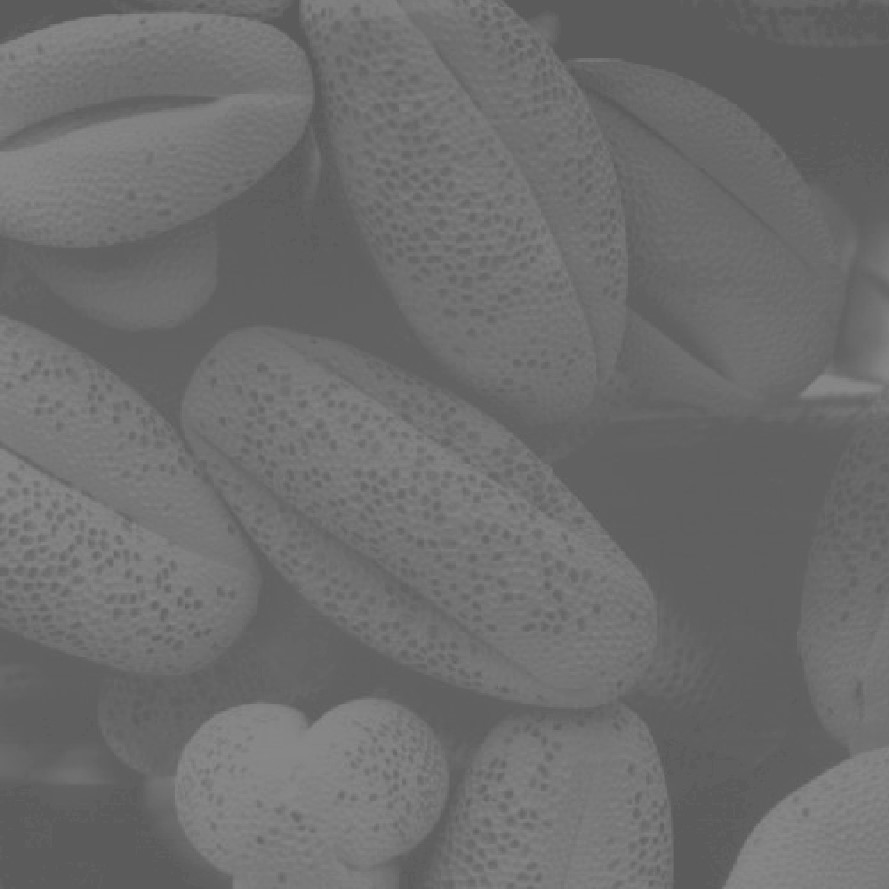
#> input picture hw2_img.jpg, 889 x 889 px
$ python histogram_equalization.py
#> lines starting #> are read from the running program, lines starting #| are printed output that depends on the picture
import cv2
import numpy as np
import matplotlib.pyplot as plt

# Load the image in grayscale
img_path = 'hw2_img.jpg'
img = cv2.imread(img_path, cv2.IMREAD_GRAYSCALE)
#> img is the input picture: shape (889, 889); min 86, max 139, mean 109.1

# Calculate the histogram
hist_before = cv2.calcHist([img], [0], None, [256], [0, 256])
#> hist_before = 256 values, max 60133 at index 96, min 0 at index 0, mean 3087.2

def histogram_equalization(image):
    # Compute the cumulative distribution function (cdf)
    hist, bins = np.histogram(image.flatten(), 256, [0, 256])
#> hist has the same summary as hist_before outside histogram_equalization; bins = 257 values from 0 to 256
    cdf = hist.cumsum()
#> cdf = 256 values from 0 to 790321
    cdf_normalized = cdf * hist.max() / cdf.max()
#> cdf_normalized = 256 values from 0 to 60133

    # Find the minimum nonzero value of the cdf
    cdf_m = np.ma.masked_equal(cdf, 0)
    cdf_m = (cdf_m - cdf_m.min()) * 255 / (cdf_m.max() - cdf_m.min())
    cdf = np.ma.filled(cdf_m, 0).astype('uint8')
#> cdf = 256 values from 0 to 255

    # Map the image pixels to equalized value
    img_equalized = cdf[image]
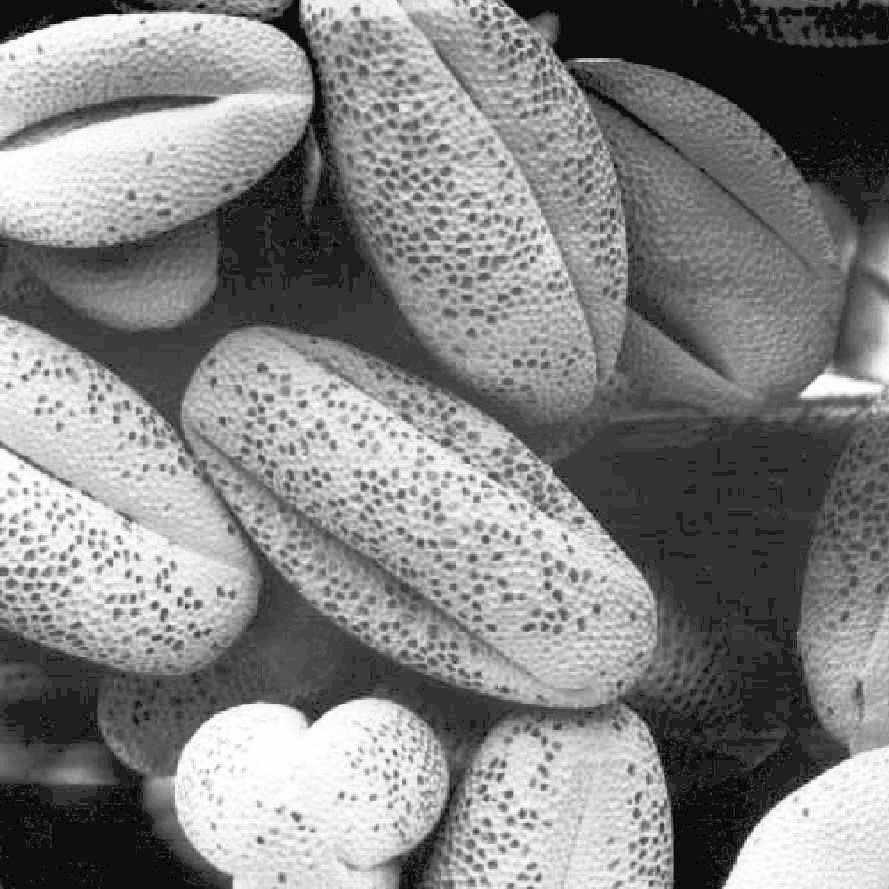
#> img_equalized: shape (889, 889); min 0, max 255, mean 130.9

    return img_equalized

# Equalize the image histogram
img_eq = histogram_equalization(img)

# Calculate the histogram of the equalized image
hist_after = cv2.calcHist([img_eq], [0], None, [256], [0, 256])
#> hist_after = 256 values, max 60133 at index 50, min 0 at index 2, mean 3087.2

# Save the equalized image
output_path = 'histogram_equalized_image.png'
cv2.imwrite(output_path, img_eq)

# Plot the histograms and the images
fig, axs = plt.subplots(2, 2, figsize=(10, 7))

# Original image and histogram
axs[0, 0].imshow(img, cmap='gray')
axs[0, 0].set_title('Original Image')
axs[0, 0].axis('off')

axs[1, 0].plot(hist_before)
axs[1, 0].set_title('Histogram Before Equalization')

# Equalized image and histogram
axs[0, 1].imshow(img_eq, cmap='gray')
axs[0, 1].set_title('Equalized Image')
axs[0, 1].axis('off')

axs[1, 1].plot(hist_after)
axs[1, 1].set_title('Histogram After Equalization')

fig2, axs2 = plt.subplots(1, 2, figsize=(10, 7))

axs2[0].plot(hist_before)
axs2[0].set_title('Histogram Before Equalization')

axs2[1].plot(hist_after)
axs2[1].set_title('Histogram After Equalization')

plt.savefig('histogram_equalized_apply_before_after.png')
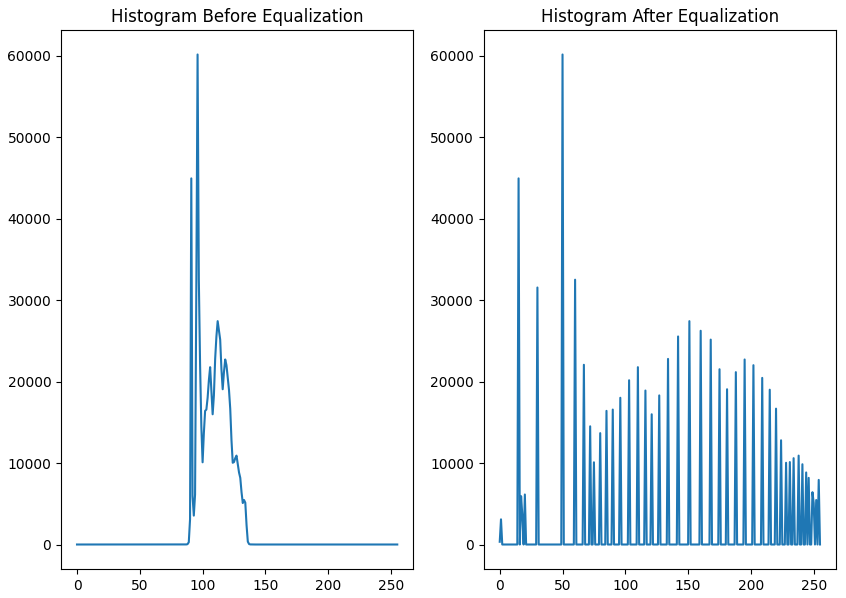
#> figure drawn by matplotlib, 2 panels; panel 1: curve peaks at x = 96, y = 60133; panel 2: curve peaks at x = 50, y = 60133

# Show the plots
plt.tight_layout()
plt.show()
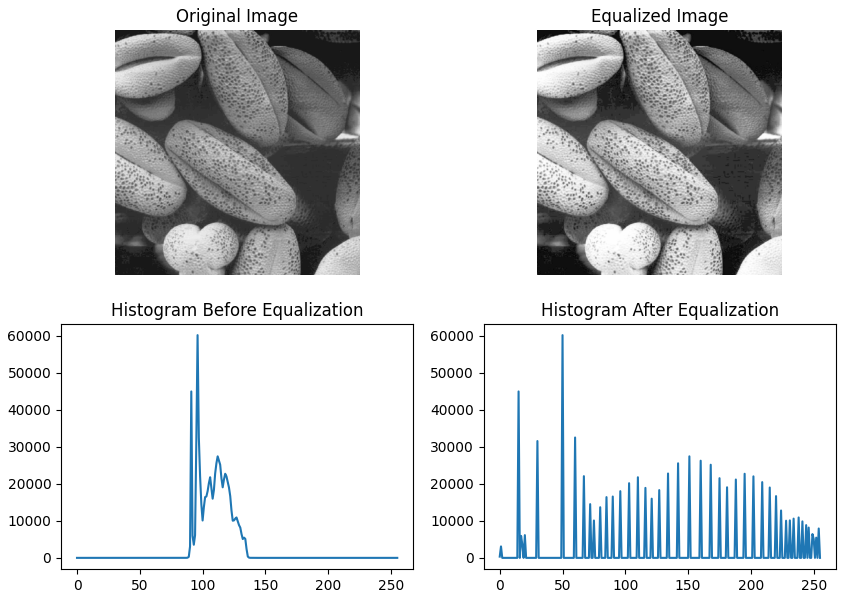
#> figure drawn by matplotlib, 4 panels; panel 3: curve peaks at x = 96, y = 60133; panel 4: curve peaks at x = 50, y = 60133
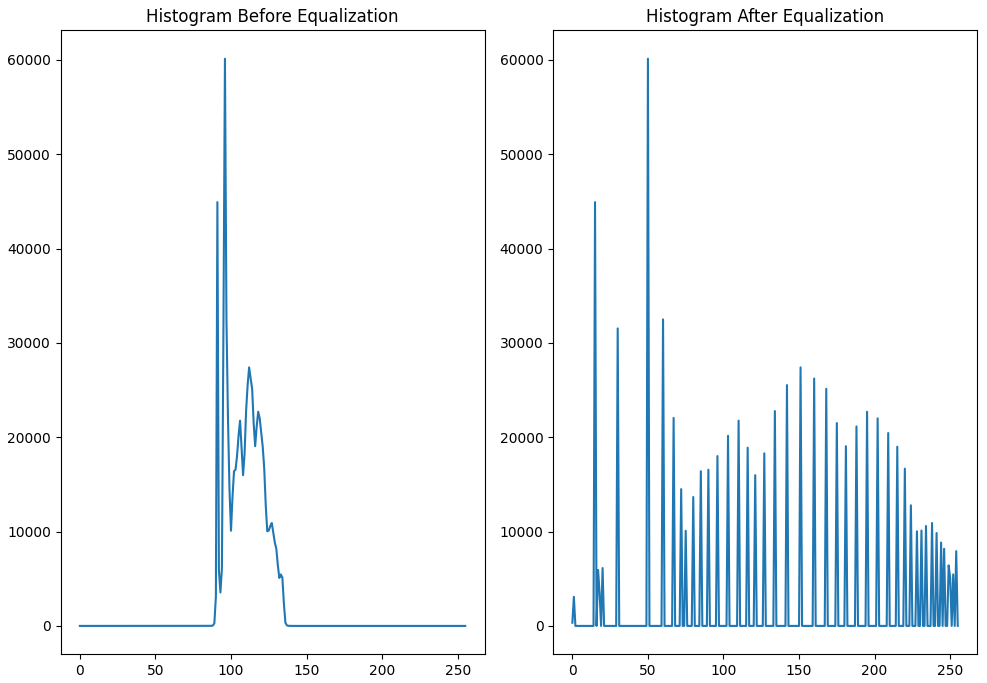
#> figure drawn by matplotlib, 2 panels; panel 1: curve peaks at x = 96, y = 60133; panel 2: curve peaks at x = 50, y = 60133
